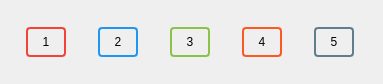
<?xml version="1.0" encoding="UTF-8"?>
<ui version="4.0">
 <class>DbClickButtons</class>
 <widget class="QWidget" name="DbClickButtons">
  <property name="geometry">
   <rect>
    <x>0</x>
    <y>0</y>
    <width>383</width>
    <height>84</height>
   </rect>
  </property>
  <property name="windowTitle">
   <string>Form</string>
  </property>
  <property name="styleSheet">
   <string notr="true">QPushButton {
  /* We want size: 40x30 and we know border is 2 px width */
  width: 36px;
  height: 26px;
  border-radius: 4px;
  background-color: none;
}

QPushButton[is_selected=true] {
	border: 4px solid white;
}</string>
  </property>
  <layout class="QGridLayout" name="gridLayout">
   <property name="leftMargin">
    <number>0</number>
   </property>
   <property name="topMargin">
    <number>0</number>
   </property>
   <property name="rightMargin">
    <number>0</number>
   </property>
   <property name="bottomMargin">
    <number>0</number>
   </property>
   <item row="0" column="0">
    <widget class="QPushButton" name="pushButton_1">
     <property name="sizePolicy">
      <sizepolicy hsizetype="Fixed" vsizetype="Fixed">
       <horstretch>0</horstretch>
       <verstretch>0</verstretch>
      </sizepolicy>
     </property>
     <property name="styleSheet">
      <string notr="true">QPushButton {
  border: 2px solid #F44336;
}

QPushButton[is_checked=true] {
  background-color: #F44336;
}</string>
     </property>
     <property name="text">
      <string>1</string>
     </property>
     <property name="is_checked" stdset="0">
      <bool>false</bool>
     </property>
     <property name="is_selected" stdset="0">
      <bool>false</bool>
     </property>
    </widget>
   </item>
   <item row="0" column="1">
    <widget class="QPushButton" name="pushButton_2">
     <property name="sizePolicy">
      <sizepolicy hsizetype="Fixed" vsizetype="Fixed">
       <horstretch>0</horstretch>
       <verstretch>0</verstretch>
      </sizepolicy>
     </property>
     <property name="styleSheet">
      <string notr="true">QPushButton {
  border: 2px solid #2096F3;
}

QPushButton[is_checked=true] {
  background-color: #2096F3;
}</string>
     </property>
     <property name="text">
      <string>2</string>
     </property>
     <property name="is_checked" stdset="0">
      <bool>false</bool>
     </property>
     <property name="is_selected" stdset="0">
      <bool>false</bool>
     </property>
    </widget>
   </item>
   <item row="0" column="2">
    <widget class="QPushButton" name="pushButton_3">
     <property name="sizePolicy">
      <sizepolicy hsizetype="Fixed" vsizetype="Fixed">
       <horstretch>0</horstretch>
       <verstretch>0</verstretch>
      </sizepolicy>
     </property>
     <property name="styleSheet">
      <string notr="true">QPushButton {
  border: 2px solid #8BC34A;
}

QPushButton[is_checked=true] {
  background-color: #8BC34A;
}</string>
     </property>
     <property name="text">
      <string>3</string>
     </property>
     <property name="is_checked" stdset="0">
      <bool>false</bool>
     </property>
     <property name="is_selected" stdset="0">
      <bool>false</bool>
     </property>
    </widget>
   </item>
   <item row="0" column="3">
    <widget class="QPushButton" name="pushButton_4">
     <property name="sizePolicy">
      <sizepolicy hsizetype="Fixed" vsizetype="Fixed">
       <horstretch>0</horstretch>
       <verstretch>0</verstretch>
      </sizepolicy>
     </property>
     <property name="styleSheet">
      <string notr="true">QPushButton {
  border: 2px solid #FF5721;
}

QPushButton[is_checked=true] {
  background-color: #FF5721;
}</string>
     </property>
     <property name="text">
      <string>4</string>
     </property>
     <property name="is_checked" stdset="0">
      <bool>false</bool>
     </property>
     <property name="is_selected" stdset="0">
      <bool>false</bool>
     </property>
    </widget>
   </item>
   <item row="0" column="4">
    <widget class="QPushButton" name="pushButton_5">
     <property name="sizePolicy">
      <sizepolicy hsizetype="Fixed" vsizetype="Fixed">
       <horstretch>0</horstretch>
       <verstretch>0</verstretch>
      </sizepolicy>
     </property>
     <property name="styleSheet">
      <string notr="true">QPushButton {
  border: 2px solid #607D8B;
}

QPushButton[is_checked=true] {
  background-color: #607D8B;
}
</string>
     </property>
     <property name="text">
      <string>5</string>
     </property>
     <property name="is_checked" stdset="0">
      <bool>false</bool>
     </property>
     <property name="is_selected" stdset="0">
      <bool>false</bool>
     </property>
    </widget>
   </item>
  </layout>
 </widget>
 <resources/>
 <connections/>
</ui>
